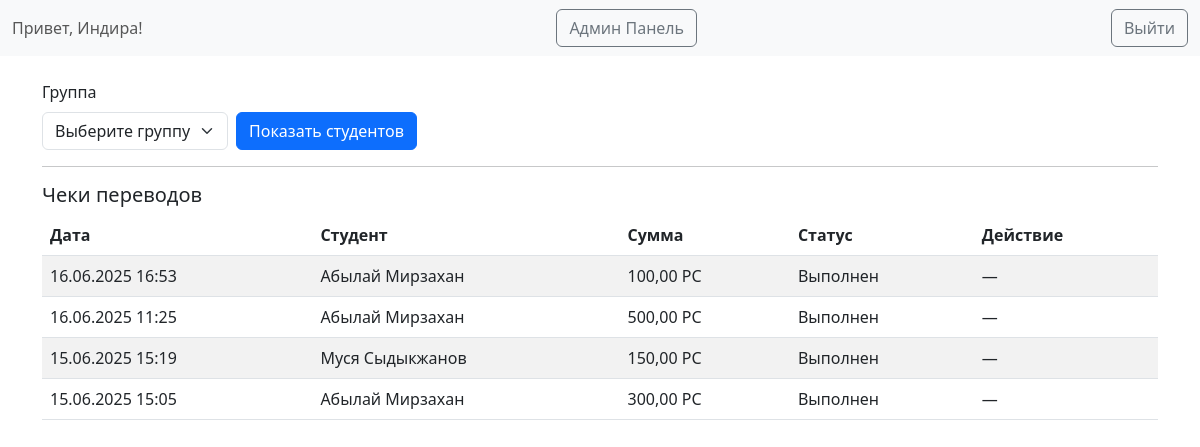
The app's page /bank/admin/curator/ (signed in), older data.
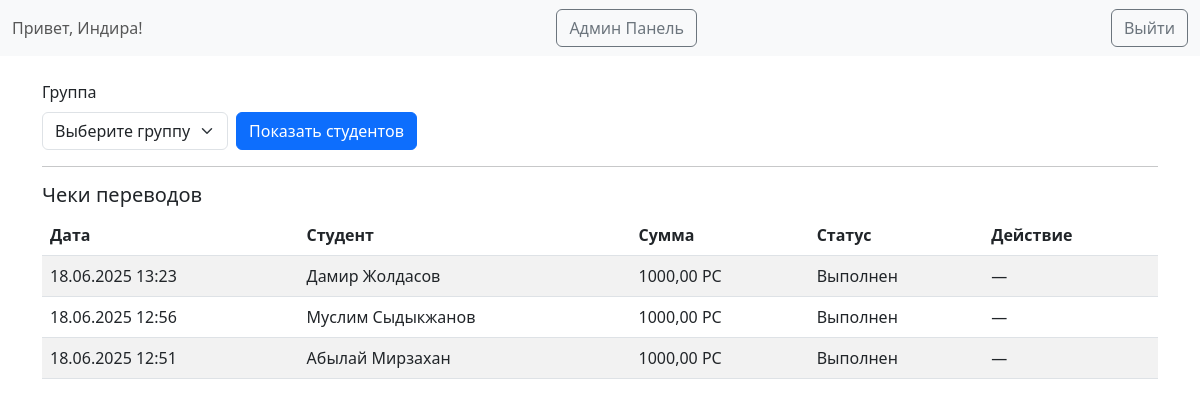
The same page, newer data.
### bank/models.py (models this page shows, shortened)
class Transfer(models.Model):
    CURRENCY_CHOICES = [
        ('KZT', 'KZT'),
        ('PC',  'PolyCoin'),
    ]
    from_user   = models.ForeignKey(
        settings.AUTH_USER_MODEL,
        related_name="transfers_sent",
        on_delete=models.CASCADE
    )
    to_student  = models.ForeignKey(
        Student,
        related_name="transfers_received",
        on_delete=models.CASCADE
    )
    amount      = models.DecimalField(max_digits=12, decimal_places=2)
    currency    = models.CharField(max_length=3, choices=CURRENCY_CHOICES)
    created_at  = models.DateTimeField(auto_now_add=True)
    canceled    = models.BooleanField(default=False)
    canceled_at = models.DateTimeField(null=True, blank=True)

### users/models.py (models this page shows, shortened)
class Student(models.Model):
    user = models.OneToOneField(
        settings.AUTH_USER_MODEL,
        on_delete=models.CASCADE
    )
    phone_number = models.CharField(
        max_length=16,
        validators=[RegexValidator(r'^\+7\d{10}$', 'Номер должен быть в формате +7XXXXXXXXXX')],
        unique=True
    )
    group = models.CharField(max_length=20)
    course = models.PositiveSmallIntegerField(
        validators=[MinValueValidator(1), MaxValueValidator(4)]
    )
    curator = models.ForeignKey(
        Curator,
        on_delete=models.PROTECT,
        related_name="students"
    )
    polycoin_balance = models.DecimalField(max_digits=12, decimal_places=2, default=0)
    kzt_balance      = models.DecimalField(max_digits=12, decimal_places=2, default=0)

### bank/views.py (the view, shortened to what this page needs)
# urls.py: path('admin/curator/',            views.admin_curator,   name='admin_curator'),
@login_required
def admin_curator(request):
    user = request.user
    if not hasattr(user, 'curator'):
        return redirect('login')
    curator = user.curator
    groups = curator.students.values_list('group', flat=True).distinct()
    sel = request.GET.get('group')
    credit_form = None
    transfers = Transfer.objects.filter(from_user=user, currency='PC').order_by('-created_at')
    return render(request, 'bank/AdminCurator.html', {
        'curator': curator,
        'groups': groups,
        'selected_group': sel,
        'credit_form': credit_form,
        'transfers': transfers,
    })

### templates/bank/AdminCurator.html (shortened to what this page needs)
<!DOCTYPE html>
<html lang="ru">
<head>
  <link href="https://cdn.jsdelivr.net/npm/bootstrap@5.3.0/dist/css/bootstrap.min.css" rel="stylesheet">
</head>
<body>
  <nav class="navbar navbar-light bg-light">
    <div class="container-fluid">
      <span class="navbar-text">
        Привет, {{ curator.user.first_name }}!
      </span>
      <a href="/admin" class="btn btn-outline-secondary">Админ Панель</a>
      <a href="/" class="btn btn-outline-secondary">Выйти</a>
    </div>
  </nav>
  <div class="container py-4">
    <form method="get" class="row g-2 align-items-end">
      <div class="col-auto">
        <label for="group" class="form-label">Группа</label>
        <select name="group" id="group" class="form-select">
          <option value="" disabled {% if not selected_group %}selected{% endif %}>Выберите группу</option>
        </select>
      </div>
      <div class="col-auto">
        <button type="submit" class="btn btn-primary">Показать студентов</button>
      </div>
    </form>
    <hr>
    <h5>Чеки переводов</h5>
    <table class="table table-striped">
      <thead>
        <tr>
          <th>Дата</th>
          <th>Студент</th>
          <th>Сумма</th>
          <th>Статус</th>
          <th>Действие</th>
        </tr>
      </thead>
      <tbody>
        {% for tr in transfers %}
          <tr>
            <td>{{ tr.created_at|date:"d.m.Y H:i" }}</td>
            <td>{{ tr.to_student.user.get_full_name }}</td>
            <td>{{ tr.amount }} PC</td>
            <td>
              {% if tr.canceled %}<span class="text-muted">Отменён{% else %}Выполнен{% endif %}
            </td>
            <td>
              {% if not tr.canceled and tr.created_at|timesince < "0:15:00" %}
                <a href="{% url 'cancel_transfer' tr.pk %}" class="btn btn-sm btn-danger">Отменить</a>
              {% else %}
                —
              {% endif %}
            </td>
          </tr>
        {% empty %}
          <tr><td colspan="5" class="text-center">Переводов нет</td></tr>
        {% endfor %}
      </tbody>
    </table>
  </div>
</body>
</html>

Row changes from the older to the newer data that the page shows:
removed Transfer: created_at "16.06.2025 16:53", to_student.user.get_full_name "Абылай Мирзахан", amount "100,00", canceled "Выполнен"
removed Transfer: created_at "16.06.2025 11:25", to_student.user.get_full_name "Абылай Мирзахан", amount "500,00", canceled "Выполнен"
no longer on this page (row edited): Transfer: created_at "15.06.2025 15:19", to_student.user.get_full_name "Муся Сыдыкжанов", amount "150,00", canceled "Выполнен"
now on this page (row edited): Transfer: created_at "18.06.2025 13:23", to_student.user.get_full_name "Дамир Жолдасов", amount "1000,00", canceled "Выполнен"
now on this page (row edited): Transfer: created_at "18.06.2025 12:56", to_student.user.get_full_name "Муслим Сыдыкжанов", amount "1000,00", canceled "Выполнен"
changed Transfer "Абылай Мирзахан": created_at "15.06.2025 15:05" → "18.06.2025 12:51"; amount "300,00" → "1000,00"
